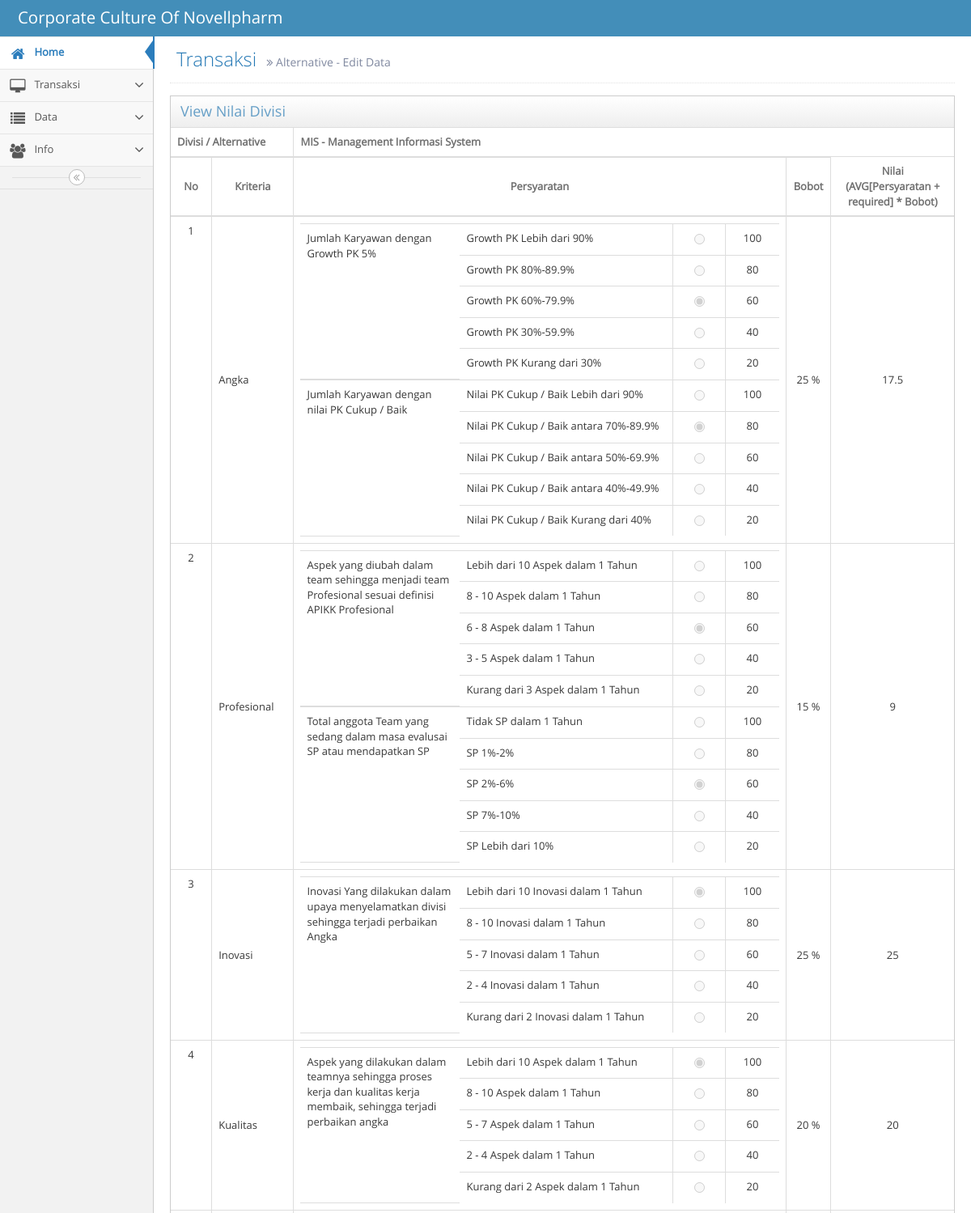
The page /index.php/transaksi/view/1 (upper part) on the database its author committed.
### tables this page shows
CREATE TABLE `alternativ` (
  `ialternativ` int(11) NOT NULL AUTO_INCREMENT,
  `idDivisi` int(11) DEFAULT NULL,
  `nilaiVektor` float DEFAULT NULL,
  `nilaiRangking` float DEFAULT '0',
  `isubmit` int(11) DEFAULT '0',
  PRIMARY KEY (`ialternativ`)
);

CREATE TABLE `divisi` (
  `idDivisi` int(10) NOT NULL AUTO_INCREMENT,
  `vnamadivisi` varchar(30) DEFAULT NULL,
  `tketerangan` text,
  PRIMARY KEY (`idDivisi`)
);

CREATE TABLE `kriteria` (
  `idKriteria` int(11) NOT NULL AUTO_INCREMENT,
  `namaKriteria` text,
  `bobot` double DEFAULT NULL,
  `normalisasi` float DEFAULT NULL,
  `tipe` int(11) DEFAULT NULL,
  PRIMARY KEY (`idKriteria`)
);

CREATE TABLE `syarat` (
  `isyarat` int(11) NOT NULL AUTO_INCREMENT,
  `idKriteria` int(30) DEFAULT NULL,
  `Keterangan` text,
  `nilai` int(11) DEFAULT NULL,
  `satuan` varchar(50) DEFAULT NULL,
  `tipe` int(11) DEFAULT NULL COMMENT '0 Minimal, 1 Maksimal',
  PRIMARY KEY (`isyarat`)
);

CREATE TABLE `nilai` (
  `inilai` int(11) NOT NULL AUTO_INCREMENT,
  `isyarat` int(11) DEFAULT NULL,
  `iurutan` int(11) DEFAULT NULL,
  `tketerangan` text,
  `nilai_asli` int(11) DEFAULT NULL,
  `nilai_aktual` int(11) DEFAULT NULL,
  PRIMARY KEY (`inilai`)
);

CREATE TABLE `rangking` (
  `ialternativ` int(11) NOT NULL,
  `idKriteria` int(11) NOT NULL,
  `nilaiRangking` float DEFAULT NULL,
  `nilaivektor` float DEFAULT NULL,
  PRIMARY KEY (`ialternativ`,`idKriteria`),
  KEY `rangking_ibfk_1` (`idKriteria`)
);

### application/libraries/Template.php (called while the page is built)
<?php if ( ! defined('BASEPATH')) exit('No direct script access allowed');
class template {
		var $template_data = array();
		function set($name, $value)
		{
			$this->template_data[$name] = $value;
		}
		function load($template = '', $view = '' , $view_data = array(), $return = FALSE)
		{
			$this->CI =& get_instance();
			$this->set('contents', $this->CI->load->view($view, $view_data, TRUE));
			return $this->CI->load->view($template, $this->template_data, $return);
		}
}

### application/controllers/Transaksi.php (called while the page is built, shortened)
<?php
class Transaksi extends CI_Controller {
	function view($id){
		$data = array();
		$sql = "SELECT * FROM kriteria";
		$div = "SELECT * FROM `alternativ` a JOIN `divisi` d ON d.`idDivisi`=a.`idDivisi` WHERE a.`ialternativ`=".$id;
		$data['row'] = $this->db->query($div)->row_array();
		$data['result'] = $this->db->query($sql)->result_array();
		$this->template->load('template_wp','transaksi/transaksi_edit_view', $data);
	}
}

### index.php (called while the page is built, shortened)
<?php
require_once BASEPATH.'core/CodeIgniter.php';

### application/views/transaksi/transaksi_edit_view.php (the view, shortened to what this page needs)
<div class="page-content">
	<div class="row">
		<div class="col-xs-12">
			<div class="clearfix">
        <div class="page-header">
					<h1>
						Transaksi
						<small>
							<i class="ace-icon fa fa-angle-double-right"></i>
							Alternative - Edit Data
						</small>
					</h1>
				</div>
			</div>
			<div>
				<div class="widget-box">
				 <div class="widget-header">
					 <h4 class="widget-title">View Nilai Divisi</h4>
				 </div>
				<div class="widget-body">
				<div class="widget-main no-padding">
				<table class="table table-bordered table-hover" width="90%">
		           <thead>
					 <tr>
		               	<th colspan="2">Divisi / Alternative</th>
		               	<th colspan="2"><?php echo $row['vnamadivisi'].' - '.$row['tketerangan'] ?>
		               	</th>
		             </tr>
		             <tr>
		               	<th width="5%" class="center">No</th>
		               	<th width="10%" class="center">Kriteria</th>
					 	<th width="60%" class="center">Persyaratan</th>
				 		<th width="5%" class="center">Bobot</th>
				 		<th width="15%" class="center">Nilai <br>(AVG[Persyaratan + required] * Bobot)</th>
		             </tr>
		           </thead>
		           <tbody>
		             <?php
		               $i = 1;
		               foreach ($result as $r) {
		                 ?>
		                 <tr>
		                   <td class="center"><?php echo $i ?></td>
		                   <td style="vertical-align:middle;"><?php echo $r['namaKriteria'] ?></td>
		 									<td >
		 										<?php
		 											$sql = "SELECT * FROM `syarat` WHERE idKriteria = ".$r['idKriteria'];
		 											$dt = $this->db->query($sql)->result_array();
		 											foreach ($dt as $d) {
														$syn = "SELECT * FROM `nilai` WHERE isyarat=".$d['isyarat']." ORDER BY iurutan DESC";
														$to = $this->db->query($syn)->num_rows()+1;
														$is = $this->db->query($syn)->result_array();
		 											 ?>
													 	<table class="table table-bordered table-hover" width="90%">
															<tr>
																<td rowspan="<?php echo $to ?>" width="30%"><?php echo $d['Keterangan']?></td>
															</tr>
															<?php
																foreach ($is as $is) {
																	?>
																		<tr>
																			<td width="40%"><?php echo $is['tketerangan']?></td>
																			<td width="10%" class="center">
																				<?php
																					$sqlCk = "SELECT * FROM `detail` WHERE ialternativ = ".$row['ialternativ']." AND idKriteria = ".$r['idKriteria']." AND isyarat = ".$d['isyarat']." AND inilai = ".$is['inilai'];
																					$ck = $this->db->query($sqlCk)->num_rows();
																					if($ck>0){
																						?>
																							<input checked disabled class="radio_<?php echo $d['isyarat']?>" name="radio_in_<?php echo $r['idKriteria']?>_<?php echo $d['isyarat']?>" type="radio" value="<?php echo $is['inilai'] ?>">
																						<?php
																					}else{
																						?>
																							<input disabled class="radio_<?php echo $d['isyarat']?>" name="radio_in_<?php echo $r['idKriteria']?>_<?php echo $d['isyarat']?>" type="radio" value="<?php echo $is['inilai'] ?>">
																						<?php
																					}
																				?>
																			</td>
																			<td width="10%" class="center"><?php echo $is['nilai_aktual']?></td>
																		</tr>
																	<?php
																}
														  ?>
														</table>
													 <?php
		 											}
		 										?>
		 									</td>
											<td class="center" style="vertical-align:middle;"><?php echo $r['bobot'] ?> %</td>
											<td class="center" style="vertical-align:middle;">
											<?php
												$sqlBobot = "SELECT nilaiRangking FROM `rangking` WHERE ialternativ = ".$row['ialternativ']." AND idKriteria = ".$r['idKriteria'];
												$nilai    = $this->db->query($sqlBobot)->row_array();
												if(empty($nilai['nilaiRangking'])){
													echo '0';
												}else{
													echo $nilai['nilaiRangking'];
												}
											?>
											</td>
		                 </tr>
		                 <?php
		                 $i++;
		               }
		             ?>
		             </tbody>
		         </table>
					 </div>
				 </div>
			 </div>
        <br>
			</div>
		</div>
	</div>
</div>

### rows shown on the page
alternativ: idDivisi.vnamadivisi "MIS", idDivisi.tketerangan "Management Informasi System"
kriteria: namaKriteria "Angka", bobot "25", rangking.nilaiRangking "17.5"
syarat: Keterangan "Jumlah Karyawan dengan Growth PK 5%"
nilai: tketerangan "Growth PK Lebih dari 90%", nilai_aktual "100"
nilai: tketerangan "Growth PK 80%-89.9%", nilai_aktual "80"
nilai: tketerangan "Growth PK 60%-79.9%", nilai_aktual "60"
nilai: tketerangan "Growth PK 30%-59.9%", nilai_aktual "40"
nilai: tketerangan "Growth PK Kurang dari 30%", nilai_aktual "20"
syarat: Keterangan "Jumlah Karyawan dengan nilai PK Cukup / Baik"
nilai: tketerangan "Nilai PK Cukup / Baik Lebih dari 90%", nilai_aktual "100"
nilai: tketerangan "Nilai PK Cukup / Baik antara 70%-89.9%", nilai_aktual "80"
nilai: tketerangan "Nilai PK Cukup / Baik antara 50%-69.9%", nilai_aktual "60"
nilai: tketerangan "Nilai PK Cukup / Baik antara 40%-49.9%", nilai_aktual "40"
nilai: tketerangan "Nilai PK Cukup / Baik Kurang dari 40%", nilai_aktual "20"
kriteria: namaKriteria "Profesional", bobot "15", rangking.nilaiRangking "9"
syarat: Keterangan "Aspek yang diubah dalam team sehingga menjadi team Profesional sesuai definisi APIKK Profesional"
nilai: tketerangan "Lebih dari 10 Aspek dalam 1 Tahun", nilai_aktual "100"
nilai: tketerangan "8 - 10 Aspek dalam 1 Tahun", nilai_aktual "80"
nilai: tketerangan "6 - 8 Aspek dalam 1 Tahun", nilai_aktual "60"
nilai: tketerangan "3 - 5 Aspek dalam 1 Tahun", nilai_aktual "40"
nilai: tketerangan "Kurang dari 3 Aspek dalam 1 Tahun", nilai_aktual "20"
syarat: Keterangan "Total anggota Team yang sedang dalam masa evalusai SP atau mendapatkan SP"
nilai: tketerangan "Tidak SP dalam 1 Tahun", nilai_aktual "100"
nilai: tketerangan "SP 1%-2%", nilai_aktual "80"
nilai: tketerangan "SP 2%-6%", nilai_aktual "60"
nilai: tketerangan "SP 7%-10%", nilai_aktual "40"
nilai: tketerangan "SP Lebih dari 10%", nilai_aktual "20"
kriteria: namaKriteria "Inovasi", bobot "25", rangking.nilaiRangking "25"
syarat: Keterangan "Inovasi Yang dilakukan dalam upaya menyelamatkan divisi sehingga terjadi perbaikan Angka"
nilai: tketerangan "Lebih dari 10 Inovasi dalam 1 Tahun", nilai_aktual "100"
nilai: tketerangan "8 - 10 Inovasi dalam 1 Tahun", nilai_aktual "80"
nilai: tketerangan "5 - 7 Inovasi dalam 1 Tahun", nilai_aktual "60"
nilai: tketerangan "2 - 4 Inovasi dalam 1 Tahun", nilai_aktual "40"
nilai: tketerangan "Kurang dari 2 Inovasi dalam 1 Tahun", nilai_aktual "20"
kriteria: namaKriteria "Kualitas", bobot "20", rangking.nilaiRangking "20"
syarat: Keterangan "Aspek yang dilakukan dalam teamnya sehingga proses kerja dan kualitas kerja membaik, sehingga terjadi perbaikan angka"
nilai: tketerangan "Lebih dari 10 Aspek dalam 1 Tahun", nilai_aktual "100"
nilai: tketerangan "8 - 10 Aspek dalam 1 Tahun", nilai_aktual "80"
nilai: tketerangan "5 - 7 Aspek dalam 1 Tahun", nilai_aktual "60"
nilai: tketerangan "2 - 4 Aspek dalam 1 Tahun", nilai_aktual "40"
nilai: tketerangan "Kurang dari 2 Aspek dalam 1 Tahun", nilai_aktual "20"
